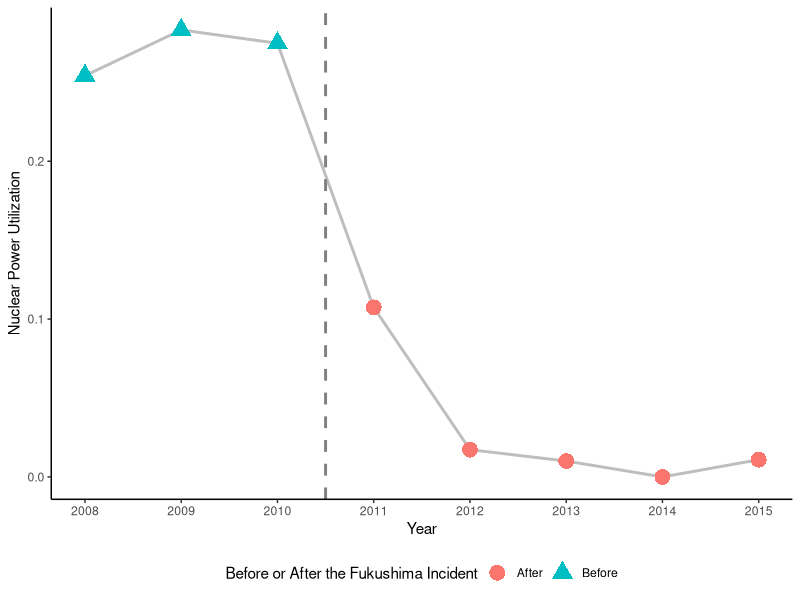
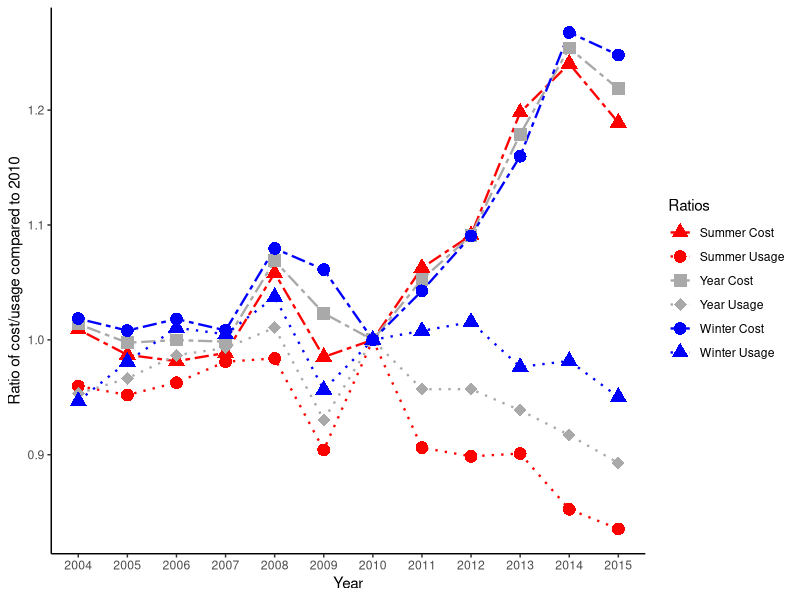
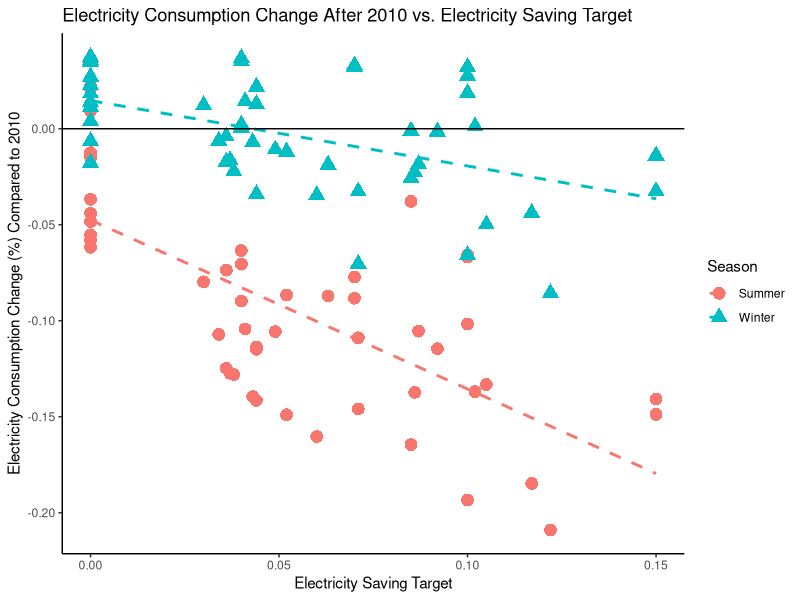

The R script that drew these images, in order:
#### Preamble ####
# Purpose: Replicates Graphs With Data From the Original Paper
# Author: Moohaeng Sohn
# Date: February 13th, 2024
# Contact: alex.sohn@mail.utoronto.ca
# License: MIT
# Pre-requisites: Have the required data downloaded in the inputs/data folder


#### Workspace setup ####
library(tidyverse)
library(haven)

#### Load in Nuclear data ####
nuclear <- read_dta("inputs/data/nuclear.dta")

#### Make Nuclear Power Usage Graph ####
nuclear_graph_data <- nuclear |>
  group_by(year) |>
  summarize(
    total_energy = sum(all),
    total_nuclear = sum(nuclear),
    utilization = total_nuclear / total_energy
  ) |>
  mutate(
    # Mark dates before the Fukushima Incident
    before_incident = if_else(as.Date(paste(year, "12-01", sep="-")) < as.Date("2011-03-11"), "Before", "After")
  )
nuclear_graph_data|>
  ggplot(aes(x=year, y=utilization)) +
  geom_line(color="gray",
            size=1) +
  geom_point(aes(color=before_incident,
                 shape=before_incident),
             size = 5) +
  geom_vline(xintercept = 2010.5,
             color= "#808080",
             linetype = "dashed",
             size = 1) +
  theme_classic() +
  scale_x_continuous(breaks = seq(2008, 2015, by=1)) +
  labs(
    x= "Year",
    y = "Nuclear Power Utilization",
    color = "Before or After the Fukushima Incident",
    shape = "Before or After the Fukushima Incident"
  ) + 
  theme(legend.position = 'bottom')

#### Load Electricity Usage and Cost Data ####
ec_usage_cost <- tibble(read_dta("inputs/data/elec_region.dta"))

#### Replicate Electricity Usage and Cost Graph ####
ec_graph_data <- ec_usage_cost |>
  filter(month %in% c(12,1,2,3,7,8,9)) |>
  mutate(
    season = if_else(month %in% c(12,1,2,3), "Winter", "Summer")
  ) |>
  group_by(year, season) |>
  summarize(
    avg_cost = mean(ptotal),
    avg_usage = mean(total)
  ) |>
  ungroup()

# Get 2010 winter averages
winter_2010_avg_ec_usage <- ec_graph_data |>
  filter(year == 2010 & season == "Winter") |>
  pull('avg_usage')
winter_2010_avg_ec_cost <- ec_graph_data |>
  filter(year == 2010 & season == "Winter") |>
  pull('avg_cost')

# Get 2010 Summer averages
summer_2010_avg_ec_usage <- ec_graph_data |>
  filter(year == 2010 & season == "Summer") |>
  pull('avg_usage')
summer_2010_avg_ec_cost <- ec_graph_data |>
  filter(year == 2010 & season == "Summer") |>
  pull('avg_cost')

# Make a new row with all the ratios
ec_graph_data <- ec_graph_data |>
  mutate(
    cost_ratio = if_else(season == "Summer",
                         avg_cost / summer_2010_avg_ec_cost,
                         avg_cost / winter_2010_avg_ec_cost),
    usage_ratio = if_else(season == "Summer",
                         avg_usage / summer_2010_avg_ec_usage,
                         avg_usage / winter_2010_avg_ec_usage)
  )

# Make 2 vectors with average of those 2 seasons
# One for Usage ratio
# One for Cost ratio
yearly_avg_usage <- c()
yearly_avg_cost <- c()

# For each year get the average usage and average cost and add to the vector
for (y in 2004:2015){
  curr_avg_usage <- ec_graph_data |>
    filter(year == y) |>
    pull(usage_ratio)
  curr_avg_cost <- ec_graph_data |>
    filter(year == y) |>
    pull(cost_ratio)
  print(curr_avg_cost)
  # we need double for yearly avg because there's summer and winter rows per year
  yearly_avg_usage <- c(yearly_avg_usage, mean(curr_avg_usage), mean(curr_avg_usage))
  yearly_avg_cost <- c(yearly_avg_cost, mean(curr_avg_cost), mean(curr_avg_cost))
}

# Add in the average usage and average cost column
final_ec_graph_data <- ec_graph_data |>
  mutate(
    yearly_cost = yearly_avg_cost,
    yearly_usage = yearly_avg_usage
  ) |>
  select(
    -avg_cost,
    -avg_usage
  ) |>
  pivot_longer(
    cols = -c(year, season),
    names_to = "dataType",
    values_to = "values"
  ) |>
  # filter out winter yearly cost rows as it overlaps with summer yearly cost rows (they contain same info)
  filter(!((dataType == "yearly_cost" | dataType == "yearly_usage") & season == "Winter")) |>
  # Add season to datatype so we can separate it when we graph
  mutate(
    dataType = paste(season, dataType, sep="-")
  )

final_ec_graph_data |>
  ggplot(aes(x = year)) +
  theme_classic() +
  scale_x_continuous(breaks = seq(2004, 2015, by=1)) +
  scale_linetype_manual(values=c("twodash", "dotted", "twodash", "dotted", "twodash", "dotted"),
                        labels=c('Summer Cost', 'Summer Usage', 'Year Cost', 'Year Usage', 'Winter Cost', 'Winter Usage')) +
  scale_shape_manual(values=c(17, 16, 15, 18, 16, 17),
                     labels=c('Summer Cost', 'Summer Usage', 'Year Cost', 'Year Usage', 'Winter Cost', 'Winter Usage')) +
  scale_color_manual(
    values=c('red','red', 'darkgray', 'darkgray','blue','blue'),
    labels=c('Summer Cost', 'Summer Usage', 'Year Cost', 'Year Usage', 'Winter Cost', 'Winter Usage')
    ) +
  geom_line(
    aes(
      y = values,
      color = dataType,
      linetype = dataType
    ),
    size = 0.8
  ) +
  geom_point(
    aes(
      y = values,
      shape = dataType,
      color = dataType
    ),
    size = 4
  ) +
  labs(
    x = "Year",
    y = "Ratio of cost/usage compared to 2010",
    color = "Ratios",
    shape = "Ratios",
    linetype = "Ratios"
  )

#### Load in Saving Target and Consumption data ####
saving_target <- tibble(read_dta('inputs/data/saving_r.dta'))
consumption <- tibble(read_dta('inputs/data/elec_region.dta'))

#### Replicate Graph ####
# Organize saving target By year and area code
region_yearly_st <- saving_target |>
  mutate(
    id = paste(year, area_id, sep = "-"),
  ) |>
  group_by(id) |>
  summarize(
    st = mean(saving_rs)
  )

# Get total energy consumption by season and year and id
season_yearly_cons <- consumption |>
  filter(month %in% c(1,2,3, 7,8,9, 12)) |>
  mutate(
    season = if_else(month %in% c(1,2,3,12), "Winter", "Summer")
  ) |>
  group_by(season, year, area_id) |>
  summarize(
    total = sum(total)
  ) |>
  ungroup()

# Get 2010 winter consumption data by area and sort by area_id
winter_2010_cons <- season_yearly_cons |>
  filter(year == 2010 & season == "Winter") |>
  arrange(area_id) |>
  pull(total)

# Get 2010 summer ...
summer_2010_cons <- season_yearly_cons |>
  filter(year == 2010 & season == "Summer") |>
  arrange(area_id) |>
  pull(total)

# Get % change for each year and area id
perc_change <- season_yearly_cons |>
  mutate(
    change = 
      if_else(
        season == "Winter",
        # Use the fact that winter_2010_cons[area_id] gives us 2010 consumption 
        total / winter_2010_cons[area_id] - 1,
        total / summer_2010_cons[area_id] - 1
      )
  ) |>
  # Only using data past 2010 
  filter(year > 2010) |>
  mutate(
    id = paste(year, area_id, sep = "-"),
  ) |>
  select(
    season,
    id,
    change
  )
  
# Merge 2 tibbles
merged_table <- left_join(
  perc_change,
  region_yearly_st,
  by = "id"
)

# Make graph
merged_table |>
  ggplot(aes(x = st, y = change)) +
  theme_classic() +
  labs(
    x = "Electricity Saving Target",
    y = "Electricity Consumption Change (%) Compared to 2010",
    color = "Season",
    shape = "Season",
    title = "Electricity Consumption Change After 2010 vs. Electricity Saving Target",
  ) +
  geom_point(
    aes(
      x = st, 
      y = change,
      color = season,
      shape = season
    ),
    size = 4
  ) +
  geom_smooth(
    aes(
      group = season,
      color = season
    ), 
    method = "lm",
    se = FALSE,
    linetype = "dashed"
  ) +
  geom_hline(
    yintercept = 0
  )
